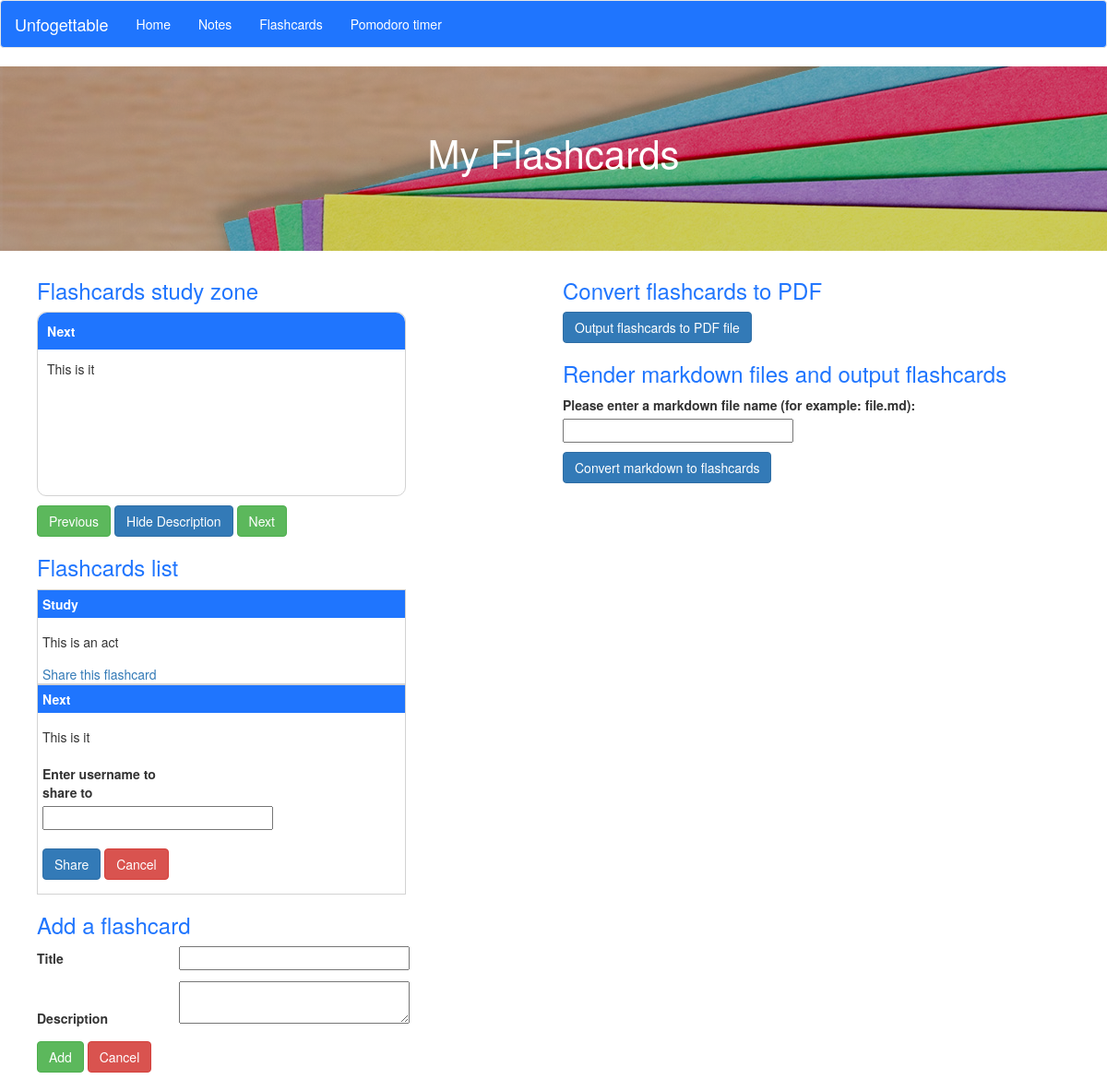
/flashcard (signed in), run on the app's committed database.
### myapp/models.py (models this page shows)
class Flashcard(db.Model):
    id = db.Column(db.Integer, primary_key=True)
    title = db.Column(db.String(128))
    description = db.Column(db.String(256))
    date_started = db.Column(db.Date)
    user_id = db.Column(db.Integer, db.ForeignKey('user.id'))

### myapp/routes.py (the view, shortened to what this page needs)
@myapp_obj.route("/flashcard", methods=["GET", "POST"])
def flashcard():
    global sharing
    global flashcardsList
    global currentCard
    global currentCardInView
    pdf_flash_form = FlashcardToPDF()
    md_flash_form = RenderMarkdownfileToFlashCardForm()
    form = AddFlashcardForm()
    share_flashcard_form = ShareFlashcardForm()
    u = User.query.filter_by(username = current_user.username).first()
    if u != None:
        flashcards = u.flashcards.all()
        flashcardsList = flashcards
        if currentCard == None and len(flashcardsList) > 0:
            currentCard = flashcardsList[-1]
    if md_flash_form.validate_on_submit() and md_flash_form.submit.data:
        filename = md_flash_form.filename.data
        currentCardInView = None
        return redirect('/flashcards_from_md/' + filename)
    return render_template("flashcard.html", md_flash_form = md_flash_form, pdf_flash_form = pdf_flash_form,revealedCard = revealedCard ,currentCard = currentCard, sharingID = sharingID, sharing = sharing, form=form, flashcards=flashcards, share_flashcard_form=share_flashcard_form) #expect the flashcard.html will be render when user navigate to /notes

### myapp/forms.py
class FlashcardToPDF(FlaskForm):
    submit = SubmitField("Output flashcards to PDF file")

class RenderMarkdownfileToFlashCardForm(FlaskForm):
    filename = StringField('Please enter a markdown file name (for example: file.md): ', validators = [DataRequired()])
    submit = SubmitField('Convert markdown to flashcards')

### myapp/models.py (called while the page is built)
@login.user_loader
def load_user(id):
    return User.query.get(int(id))

### myapp/templates/flashcard.html (shortened to what this page needs)
{% extends 'base.html' %}
{% block content %}
<div class="banner flash">
    <h1>My Flashcards</h1>
</div>
<div class="container flash">
    <div class="column left-column">
        {%if currentCard %}
        <div class="flashcard-study">
            <h3>Flashcards study zone</h3>
            <div class = "single_flashcard">
                <div class="card bg-light">
                    <div class="card-header">{{currentCard.title}}</div>
                    <div class="card-body">
                    {% if revealedCard %}
                        {{currentCard.description}}
                    {% else %}
                        Hidden content
                    {% endif %}
                    </div>
                </div>
                <div class="flash_card_control">
                    <a class="btn btn-success" href="/prev_flashc">Previous</a>
                    {% if not revealedCard %}
                    <a class="btn btn-warning" href="/reveal_flash">Reveal Description</a>
                    {% else %}
                    <a class="btn btn-primary" href="/hide_flash">Hide Description</a>
                    {% endif %}
                    <a class="btn btn-success" href="/next_flashc">Next</a>
                </div>
            </div>
        </div>
        {% endif  %}
        <div class="cards-list">
            <h3>Flashcards list</h3>
            {% if flashcards %}
            {% for f in flashcards %}
            <div class="c-item"> <p>{{ f.title}}</p> <p>{{f.description}}</p>
                {% if sharing and sharingID == f.id %}
                <form method="POST" novalidate>
                    <p>{{share_flashcard_form.username.label}}{{share_flashcard_form.username()}}</p>
                    <p>{{share_flashcard_form.submit(class_="btn btn-primary")}} {{share_flashcard_form.cancel(class_="btn btn-danger")}}</p>
                </form>
                {% else  %}
                    <a href="/share_flashcard/{{f.id}}">Share this flashcard</a>
                {% endif %}
            </div>
            {% endfor %}
            {% else %}
            <div class="well"> No flashcard, you can add more with the form below</div>
            {% endif %}
        </div>
<div class="add_flashcard_form">
    <h3>Add a flashcard</h3>
    <form method="POST" novalidate>
        <p> {{ form.title.label }} {{ form.title(size=32) }}</p>
        <p> {{ form.description.label }} {{ form.description(size=32) }}</p>
        <p> {{ form.add(class_="btn btn-success") }} {{form.cancel(class_="btn btn-danger")}} </p>
    </form>
</div>
    </div>
    <div class="column right-column">
        <h3>Convert flashcards to PDF</h3>
        <form method='POST' novalidate>
           <p>{{pdf_flash_form.submit(class_="btn btn-primary")}}</p>
        </form>
        <h3>Render markdown files and output flashcards</h3>
        <form method='POST' novalidate>
           <p>{{md_flash_form.filename.label}} {{md_flash_form.filename()}}</p>
           <p>{{md_flash_form.submit(class_="btn btn-primary")}}</p>
        </form>
    </div>
</div>
{% endblock %}

### myapp/static/css/base.css (style rules this page uses)
.banner { height: 200px; padding-top: 50px; background-size: cover; }
.banner.flash { background: linear-gradient(rgba(0, 0, 0, 0.2), rgba(0, 0, 0, 0.2)), url("../flash.png") no-repeat fixed; }
.banner h1 { color: white; font-size: 3em; text-align: center; }
.left-column { float: left; width: 50%; }
.right-column { float: right; width: 50%; }
.left-column form label { width: 150px; }
.column { padding: 10px; }
h2, h3 { color: #1F75FE; }
input:not([type=submit]), textarea { width: 250px; }
.card { width: 400px; height: 200px; border: 1px solid lightgray; border-radius: 10px; margin-bottom: 10px; }
.card .card-header { border-bottom: 1px solid white; padding: 10px; border-radius: 10px 10px 0 0; background: #1F75FE; color: white; font-weight: bold; }
.card .card-body { padding: 10px; }
.c-item { border: 1px solid lightgray; width: 400px; }
.c-item p { padding: 5px; }
.c-item p:first-child { border-bottom: 1px solid white; font-weight: bold; background: #1F75FE; color: white; }
.c-item a { padding: 5px; }

### data on the page
Flashcard: title "Next", description "This is it", username.label "Enter username to share to"
Flashcard: title "Study", description "This is an act"

### other printed values
{{ md_flash_form.filename.label }} "Please enter a markdown file name (for example: file.md):"
